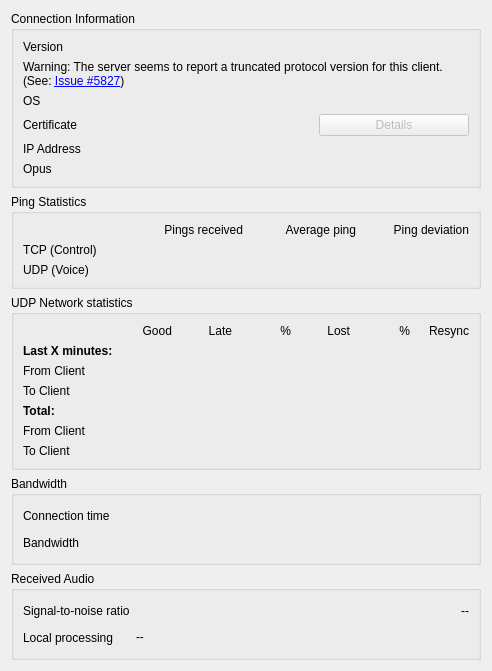
<?xml version="1.0" encoding="UTF-8"?>
<ui version="4.0">
 <class>UserInformation</class>
 <widget class="QDialog" name="UserInformation">
  <property name="geometry">
   <rect>
    <x>0</x>
    <y>0</y>
    <width>492</width>
    <height>524</height>
   </rect>
  </property>
  <property name="windowTitle">
   <string>User Information</string>
  </property>
  <layout class="QVBoxLayout" name="verticalLayout">
   <item>
    <widget class="AccessibleQGroupBox" name="qgbConnection">
     <property name="title">
      <string>Connection Information</string>
     </property>
     <layout class="QGridLayout" name="gridLayout">
      <item row="6" column="0">
       <widget class="QLabel" name="qliOpus">
        <property name="text">
         <string notr="true">Opus</string>
        </property>
       </widget>
      </item>
      <item row="4" column="1">
       <widget class="QLabel" name="qlCertificate">
        <property name="sizePolicy">
         <sizepolicy hsizetype="Expanding" vsizetype="Preferred">
          <horstretch>1</horstretch>
          <verstretch>0</verstretch>
         </sizepolicy>
        </property>
        <property name="text">
         <string/>
        </property>
        <property name="textFormat">
         <enum>Qt::TextFormat::PlainText</enum>
        </property>
        <property name="textInteractionFlags">
         <set>Qt::TextInteractionFlag::LinksAccessibleByMouse|Qt::TextInteractionFlag::TextSelectableByMouse</set>
        </property>
       </widget>
      </item>
      <item row="2" column="0">
       <widget class="QLabel" name="qliOS">
        <property name="text">
         <string>OS</string>
        </property>
       </widget>
      </item>
      <item row="1" column="0" colspan="3">
       <widget class="QLabel" name="qlVersionNote">
        <property name="sizePolicy">
         <sizepolicy hsizetype="Preferred" vsizetype="Minimum">
          <horstretch>0</horstretch>
          <verstretch>0</verstretch>
         </sizepolicy>
        </property>
        <property name="visible">
         <bool>false</bool>
        </property>
        <property name="text">
         <string>Warning: The server seems to report a truncated protocol version for this client. (See: &lt;a href=&quot;https://github.com/mumble-voip/mumble/issues/5827/&quot;&gt;Issue #5827&lt;/a&gt;)</string>
        </property>
        <property name="wordWrap">
         <bool>true</bool>
        </property>
        <property name="openExternalLinks">
         <bool>true</bool>
        </property>
       </widget>
      </item>
      <item row="0" column="0">
       <widget class="QLabel" name="qliVersion">
        <property name="text">
         <string>Version</string>
        </property>
       </widget>
      </item>
      <item row="5" column="1" colspan="2">
       <widget class="QLabel" name="qlAddress">
        <property name="sizePolicy">
         <sizepolicy hsizetype="Preferred" vsizetype="Preferred">
          <horstretch>1</horstretch>
          <verstretch>0</verstretch>
         </sizepolicy>
        </property>
        <property name="text">
         <string/>
        </property>
        <property name="textInteractionFlags">
         <set>Qt::TextInteractionFlag::LinksAccessibleByMouse|Qt::TextInteractionFlag::TextSelectableByMouse</set>
        </property>
       </widget>
      </item>
      <item row="2" column="1" colspan="2">
       <widget class="QLabel" name="qlOS">
        <property name="sizePolicy">
         <sizepolicy hsizetype="Preferred" vsizetype="Preferred">
          <horstretch>1</horstretch>
          <verstretch>0</verstretch>
         </sizepolicy>
        </property>
        <property name="text">
         <string/>
        </property>
        <property name="textFormat">
         <enum>Qt::TextFormat::PlainText</enum>
        </property>
        <property name="textInteractionFlags">
         <set>Qt::TextInteractionFlag::LinksAccessibleByMouse|Qt::TextInteractionFlag::TextSelectableByMouse</set>
        </property>
       </widget>
      </item>
      <item row="5" column="0">
       <widget class="QLabel" name="qliAddress">
        <property name="text">
         <string>IP Address</string>
        </property>
       </widget>
      </item>
      <item row="4" column="2">
       <widget class="QPushButton" name="qpbCertificate">
        <property name="enabled">
         <bool>false</bool>
        </property>
        <property name="sizePolicy">
         <sizepolicy hsizetype="Minimum" vsizetype="Fixed">
          <horstretch>0</horstretch>
          <verstretch>0</verstretch>
         </sizepolicy>
        </property>
        <property name="maximumSize">
         <size>
          <width>150</width>
          <height>16777215</height>
         </size>
        </property>
        <property name="text">
         <string>Details</string>
        </property>
       </widget>
      </item>
      <item row="4" column="0">
       <widget class="QLabel" name="qliCertificate">
        <property name="text">
         <string>Certificate</string>
        </property>
       </widget>
      </item>
      <item row="0" column="1" colspan="2">
       <widget class="QLabel" name="qlVersion">
        <property name="sizePolicy">
         <sizepolicy hsizetype="Preferred" vsizetype="Preferred">
          <horstretch>1</horstretch>
          <verstretch>0</verstretch>
         </sizepolicy>
        </property>
        <property name="text">
         <string/>
        </property>
        <property name="textFormat">
         <enum>Qt::TextFormat::PlainText</enum>
        </property>
        <property name="textInteractionFlags">
         <set>Qt::TextInteractionFlag::LinksAccessibleByMouse|Qt::TextInteractionFlag::TextSelectableByMouse</set>
        </property>
       </widget>
      </item>
      <item row="6" column="1" colspan="2">
       <widget class="QLabel" name="qlOpus">
        <property name="text">
         <string/>
        </property>
       </widget>
      </item>
     </layout>
    </widget>
   </item>
   <item>
    <widget class="AccessibleQGroupBox" name="qgbPing">
     <property name="title">
      <string>Ping Statistics</string>
     </property>
     <layout class="QGridLayout" name="gridLayout_2">
      <item row="0" column="1">
       <widget class="QLabel" name="qliPingCount">
        <property name="text">
         <string>Pings received</string>
        </property>
        <property name="alignment">
         <set>Qt::AlignmentFlag::AlignRight|Qt::AlignmentFlag::AlignTrailing|Qt::AlignmentFlag::AlignVCenter</set>
        </property>
       </widget>
      </item>
      <item row="0" column="2">
       <widget class="QLabel" name="qliPingAvg">
        <property name="text">
         <string>Average ping</string>
        </property>
        <property name="alignment">
         <set>Qt::AlignmentFlag::AlignRight|Qt::AlignmentFlag::AlignTrailing|Qt::AlignmentFlag::AlignVCenter</set>
        </property>
       </widget>
      </item>
      <item row="0" column="3">
       <widget class="QLabel" name="qliPingVar">
        <property name="text">
         <string>Ping deviation</string>
        </property>
        <property name="alignment">
         <set>Qt::AlignmentFlag::AlignRight|Qt::AlignmentFlag::AlignTrailing|Qt::AlignmentFlag::AlignVCenter</set>
        </property>
       </widget>
      </item>
      <item row="1" column="0">
       <widget class="QLabel" name="qliTCP">
        <property name="text">
         <string>TCP (Control)</string>
        </property>
       </widget>
      </item>
      <item row="1" column="1">
       <widget class="QLabel" name="qlTCPCount">
        <property name="text">
         <string/>
        </property>
        <property name="alignment">
         <set>Qt::AlignmentFlag::AlignRight|Qt::AlignmentFlag::AlignTrailing|Qt::AlignmentFlag::AlignVCenter</set>
        </property>
        <property name="textInteractionFlags">
         <set>Qt::TextInteractionFlag::LinksAccessibleByMouse|Qt::TextInteractionFlag::TextSelectableByMouse</set>
        </property>
       </widget>
      </item>
      <item row="1" column="2">
       <widget class="QLabel" name="qlTCPAvg">
        <property name="text">
         <string/>
        </property>
        <property name="alignment">
         <set>Qt::AlignmentFlag::AlignRight|Qt::AlignmentFlag::AlignTrailing|Qt::AlignmentFlag::AlignVCenter</set>
        </property>
        <property name="textInteractionFlags">
         <set>Qt::TextInteractionFlag::LinksAccessibleByMouse|Qt::TextInteractionFlag::TextSelectableByMouse</set>
        </property>
       </widget>
      </item>
      <item row="1" column="3">
       <widget class="QLabel" name="qlTCPVar">
        <property name="text">
         <string/>
        </property>
        <property name="alignment">
         <set>Qt::AlignmentFlag::AlignRight|Qt::AlignmentFlag::AlignTrailing|Qt::AlignmentFlag::AlignVCenter</set>
        </property>
        <property name="textInteractionFlags">
         <set>Qt::TextInteractionFlag::LinksAccessibleByMouse|Qt::TextInteractionFlag::TextSelectableByMouse</set>
        </property>
       </widget>
      </item>
      <item row="2" column="0">
       <widget class="QLabel" name="qliUDP">
        <property name="text">
         <string>UDP (Voice)</string>
        </property>
       </widget>
      </item>
      <item row="2" column="1">
       <widget class="QLabel" name="qlUDPCount">
        <property name="text">
         <string/>
        </property>
        <property name="alignment">
         <set>Qt::AlignmentFlag::AlignRight|Qt::AlignmentFlag::AlignTrailing|Qt::AlignmentFlag::AlignVCenter</set>
        </property>
        <property name="textInteractionFlags">
         <set>Qt::TextInteractionFlag::LinksAccessibleByMouse|Qt::TextInteractionFlag::TextSelectableByMouse</set>
        </property>
       </widget>
      </item>
      <item row="2" column="2">
       <widget class="QLabel" name="qlUDPAvg">
        <property name="text">
         <string/>
        </property>
        <property name="alignment">
         <set>Qt::AlignmentFlag::AlignRight|Qt::AlignmentFlag::AlignTrailing|Qt::AlignmentFlag::AlignVCenter</set>
        </property>
        <property name="textInteractionFlags">
         <set>Qt::TextInteractionFlag::LinksAccessibleByMouse|Qt::TextInteractionFlag::TextSelectableByMouse</set>
        </property>
       </widget>
      </item>
      <item row="2" column="3">
       <widget class="QLabel" name="qlUDPVar">
        <property name="text">
         <string/>
        </property>
        <property name="alignment">
         <set>Qt::AlignmentFlag::AlignRight|Qt::AlignmentFlag::AlignTrailing|Qt::AlignmentFlag::AlignVCenter</set>
        </property>
        <property name="textInteractionFlags">
         <set>Qt::TextInteractionFlag::LinksAccessibleByMouse|Qt::TextInteractionFlag::TextSelectableByMouse</set>
        </property>
       </widget>
      </item>
     </layout>
    </widget>
   </item>
   <item>
    <widget class="AccessibleQGroupBox" name="qgbUDP">
     <property name="title">
      <string>UDP Network statistics</string>
     </property>
     <layout class="QGridLayout" name="gridLayout_3">
      <item row="2" column="3">
       <widget class="QLabel" name="qlFromLatePercentRolling">
        <property name="text">
         <string/>
        </property>
        <property name="alignment">
         <set>Qt::AlignmentFlag::AlignRight|Qt::AlignmentFlag::AlignTrailing|Qt::AlignmentFlag::AlignVCenter</set>
        </property>
       </widget>
      </item>
      <item row="5" column="1">
       <widget class="QLabel" name="qlFromGood">
        <property name="text">
         <string/>
        </property>
        <property name="alignment">
         <set>Qt::AlignmentFlag::AlignRight|Qt::AlignmentFlag::AlignTrailing|Qt::AlignmentFlag::AlignVCenter</set>
        </property>
        <property name="textInteractionFlags">
         <set>Qt::TextInteractionFlag::LinksAccessibleByMouse|Qt::TextInteractionFlag::TextSelectableByMouse</set>
        </property>
       </widget>
      </item>
      <item row="5" column="5">
       <widget class="QLabel" name="qlFromLostPercent">
        <property name="text">
         <string notr="true"/>
        </property>
        <property name="alignment">
         <set>Qt::AlignmentFlag::AlignRight|Qt::AlignmentFlag::AlignTrailing|Qt::AlignmentFlag::AlignVCenter</set>
        </property>
       </widget>
      </item>
      <item row="6" column="1">
       <widget class="QLabel" name="qlToGood">
        <property name="text">
         <string/>
        </property>
        <property name="alignment">
         <set>Qt::AlignmentFlag::AlignRight|Qt::AlignmentFlag::AlignTrailing|Qt::AlignmentFlag::AlignVCenter</set>
        </property>
        <property name="textInteractionFlags">
         <set>Qt::TextInteractionFlag::LinksAccessibleByMouse|Qt::TextInteractionFlag::TextSelectableByMouse</set>
        </property>
       </widget>
      </item>
      <item row="0" column="4">
       <widget class="QLabel" name="qliLost">
        <property name="text">
         <string>Lost</string>
        </property>
        <property name="alignment">
         <set>Qt::AlignmentFlag::AlignRight|Qt::AlignmentFlag::AlignTrailing|Qt::AlignmentFlag::AlignVCenter</set>
        </property>
       </widget>
      </item>
      <item row="5" column="2">
       <widget class="QLabel" name="qlFromLate">
        <property name="text">
         <string/>
        </property>
        <property name="alignment">
         <set>Qt::AlignmentFlag::AlignRight|Qt::AlignmentFlag::AlignTrailing|Qt::AlignmentFlag::AlignVCenter</set>
        </property>
        <property name="textInteractionFlags">
         <set>Qt::TextInteractionFlag::LinksAccessibleByMouse|Qt::TextInteractionFlag::TextSelectableByMouse</set>
        </property>
       </widget>
      </item>
      <item row="6" column="2">
       <widget class="QLabel" name="qlToLate">
        <property name="text">
         <string/>
        </property>
        <property name="alignment">
         <set>Qt::AlignmentFlag::AlignRight|Qt::AlignmentFlag::AlignTrailing|Qt::AlignmentFlag::AlignVCenter</set>
        </property>
        <property name="textInteractionFlags">
         <set>Qt::TextInteractionFlag::LinksAccessibleByMouse|Qt::TextInteractionFlag::TextSelectableByMouse</set>
        </property>
       </widget>
      </item>
      <item row="6" column="6">
       <widget class="QLabel" name="qlToResync">
        <property name="text">
         <string/>
        </property>
        <property name="alignment">
         <set>Qt::AlignmentFlag::AlignRight|Qt::AlignmentFlag::AlignTrailing|Qt::AlignmentFlag::AlignVCenter</set>
        </property>
        <property name="textInteractionFlags">
         <set>Qt::TextInteractionFlag::LinksAccessibleByMouse|Qt::TextInteractionFlag::TextSelectableByMouse</set>
        </property>
       </widget>
      </item>
      <item row="0" column="3">
       <widget class="QLabel" name="qliLatePercent">
        <property name="accessibleName">
         <string>% late</string>
        </property>
        <property name="text">
         <string notr="true">%</string>
        </property>
        <property name="alignment">
         <set>Qt::AlignmentFlag::AlignRight|Qt::AlignmentFlag::AlignTrailing|Qt::AlignmentFlag::AlignVCenter</set>
        </property>
       </widget>
      </item>
      <item row="3" column="4">
       <widget class="QLabel" name="qlToLostRolling">
        <property name="text">
         <string/>
        </property>
        <property name="alignment">
         <set>Qt::AlignmentFlag::AlignRight|Qt::AlignmentFlag::AlignTrailing|Qt::AlignmentFlag::AlignVCenter</set>
        </property>
       </widget>
      </item>
      <item row="0" column="1">
       <widget class="QLabel" name="qliGood">
        <property name="text">
         <string>Good</string>
        </property>
        <property name="alignment">
         <set>Qt::AlignmentFlag::AlignRight|Qt::AlignmentFlag::AlignTrailing|Qt::AlignmentFlag::AlignVCenter</set>
        </property>
       </widget>
      </item>
      <item row="2" column="4">
       <widget class="QLabel" name="qlFromLostRolling">
        <property name="text">
         <string/>
        </property>
        <property name="alignment">
         <set>Qt::AlignmentFlag::AlignRight|Qt::AlignmentFlag::AlignTrailing|Qt::AlignmentFlag::AlignVCenter</set>
        </property>
       </widget>
      </item>
      <item row="6" column="5">
       <widget class="QLabel" name="qlToLostPercent">
        <property name="text">
         <string notr="true"/>
        </property>
        <property name="alignment">
         <set>Qt::AlignmentFlag::AlignRight|Qt::AlignmentFlag::AlignTrailing|Qt::AlignmentFlag::AlignVCenter</set>
        </property>
       </widget>
      </item>
      <item row="3" column="5">
       <widget class="QLabel" name="qlToLostPercentRolling">
        <property name="text">
         <string/>
        </property>
        <property name="alignment">
         <set>Qt::AlignmentFlag::AlignRight|Qt::AlignmentFlag::AlignTrailing|Qt::AlignmentFlag::AlignVCenter</set>
        </property>
       </widget>
      </item>
      <item row="6" column="3">
       <widget class="QLabel" name="qlToLatePercent">
        <property name="text">
         <string notr="true"/>
        </property>
        <property name="alignment">
         <set>Qt::AlignmentFlag::AlignRight|Qt::AlignmentFlag::AlignTrailing|Qt::AlignmentFlag::AlignVCenter</set>
        </property>
       </widget>
      </item>
      <item row="3" column="3">
       <widget class="QLabel" name="qlToLatePercentRolling">
        <property name="text">
         <string/>
        </property>
        <property name="alignment">
         <set>Qt::AlignmentFlag::AlignRight|Qt::AlignmentFlag::AlignTrailing|Qt::AlignmentFlag::AlignVCenter</set>
        </property>
       </widget>
      </item>
      <item row="6" column="4">
       <widget class="QLabel" name="qlToLost">
        <property name="text">
         <string/>
        </property>
        <property name="alignment">
         <set>Qt::AlignmentFlag::AlignRight|Qt::AlignmentFlag::AlignTrailing|Qt::AlignmentFlag::AlignVCenter</set>
        </property>
        <property name="textInteractionFlags">
         <set>Qt::TextInteractionFlag::LinksAccessibleByMouse|Qt::TextInteractionFlag::TextSelectableByMouse</set>
        </property>
       </widget>
      </item>
      <item row="2" column="2">
       <widget class="QLabel" name="qlFromLateRolling">
        <property name="text">
         <string/>
        </property>
        <property name="alignment">
         <set>Qt::AlignmentFlag::AlignRight|Qt::AlignmentFlag::AlignTrailing|Qt::AlignmentFlag::AlignVCenter</set>
        </property>
       </widget>
      </item>
      <item row="5" column="3">
       <widget class="QLabel" name="qlFromLatePercent">
        <property name="text">
         <string notr="true"/>
        </property>
        <property name="alignment">
         <set>Qt::AlignmentFlag::AlignRight|Qt::AlignmentFlag::AlignTrailing|Qt::AlignmentFlag::AlignVCenter</set>
        </property>
       </widget>
      </item>
      <item row="6" column="0">
       <widget class="QLabel" name="qliToClient">
        <property name="text">
         <string>To Client</string>
        </property>
       </widget>
      </item>
      <item row="3" column="0">
       <widget class="QLabel" name="qliRollingTo">
        <property name="accessibleName">
         <string>to client rolling average</string>
        </property>
        <property name="text">
         <string>To Client</string>
        </property>
       </widget>
      </item>
      <item row="5" column="6">
       <widget class="QLabel" name="qlFromResync">
        <property name="text">
         <string/>
        </property>
        <property name="alignment">
         <set>Qt::AlignmentFlag::AlignRight|Qt::AlignmentFlag::AlignTrailing|Qt::AlignmentFlag::AlignVCenter</set>
        </property>
        <property name="textInteractionFlags">
         <set>Qt::TextInteractionFlag::LinksAccessibleByMouse|Qt::TextInteractionFlag::TextSelectableByMouse</set>
        </property>
       </widget>
      </item>
      <item row="3" column="1">
       <widget class="QLabel" name="qlToGoodRolling">
        <property name="text">
         <string/>
        </property>
        <property name="alignment">
         <set>Qt::AlignmentFlag::AlignRight|Qt::AlignmentFlag::AlignTrailing|Qt::AlignmentFlag::AlignVCenter</set>
        </property>
       </widget>
      </item>
      <item row="5" column="0">
       <widget class="QLabel" name="qliFromClient">
        <property name="text">
         <string>From Client</string>
        </property>
       </widget>
      </item>
      <item row="0" column="6">
       <widget class="QLabel" name="qliResync">
        <property name="text">
         <string>Resync</string>
        </property>
        <property name="alignment">
         <set>Qt::AlignmentFlag::AlignRight|Qt::AlignmentFlag::AlignTrailing|Qt::AlignmentFlag::AlignVCenter</set>
        </property>
       </widget>
      </item>
      <item row="2" column="5">
       <widget class="QLabel" name="qlFromLostPercentRolling">
        <property name="text">
         <string/>
        </property>
        <property name="alignment">
         <set>Qt::AlignmentFlag::AlignRight|Qt::AlignmentFlag::AlignTrailing|Qt::AlignmentFlag::AlignVCenter</set>
        </property>
       </widget>
      </item>
      <item row="1" column="0">
       <widget class="QLabel" name="qliRolling">
        <property name="font">
         <font>
          <bold>true</bold>
         </font>
        </property>
        <property name="text">
         <string>Last X minutes:</string>
        </property>
       </widget>
      </item>
      <item row="3" column="2">
       <widget class="QLabel" name="qlToLateRolling">
        <property name="text">
         <string/>
        </property>
        <property name="alignment">
         <set>Qt::AlignmentFlag::AlignRight|Qt::AlignmentFlag::AlignTrailing|Qt::AlignmentFlag::AlignVCenter</set>
        </property>
       </widget>
      </item>
      <item row="0" column="2">
       <widget class="QLabel" name="qliLate">
        <property name="text">
         <string>Late</string>
        </property>
        <property name="alignment">
         <set>Qt::AlignmentFlag::AlignRight|Qt::AlignmentFlag::AlignTrailing|Qt::AlignmentFlag::AlignVCenter</set>
        </property>
       </widget>
      </item>
      <item row="2" column="1">
       <widget class="QLabel" name="qlFromGoodRolling">
        <property name="text">
         <string/>
        </property>
        <property name="alignment">
         <set>Qt::AlignmentFlag::AlignRight|Qt::AlignmentFlag::AlignTrailing|Qt::AlignmentFlag::AlignVCenter</set>
        </property>
       </widget>
      </item>
      <item row="2" column="0">
       <widget class="QLabel" name="qliRollingFrom">
        <property name="accessibleName">
         <string>from client rolling average</string>
        </property>
        <property name="text">
         <string>From Client</string>
        </property>
       </widget>
      </item>
      <item row="5" column="4">
       <widget class="QLabel" name="qlFromLost">
        <property name="text">
         <string/>
        </property>
        <property name="alignment">
         <set>Qt::AlignmentFlag::AlignRight|Qt::AlignmentFlag::AlignTrailing|Qt::AlignmentFlag::AlignVCenter</set>
        </property>
        <property name="textInteractionFlags">
         <set>Qt::TextInteractionFlag::LinksAccessibleByMouse|Qt::TextInteractionFlag::TextSelectableByMouse</set>
        </property>
       </widget>
      </item>
      <item row="4" column="0">
       <widget class="QLabel" name="qlITotal">
        <property name="font">
         <font>
          <bold>true</bold>
         </font>
        </property>
        <property name="text">
         <string>Total:</string>
        </property>
       </widget>
      </item>
      <item row="0" column="5">
       <widget class="QLabel" name="qliLostPercent">
        <property name="accessibleName">
         <string>% lost</string>
        </property>
        <property name="text">
         <string notr="true">%</string>
        </property>
        <property name="alignment">
         <set>Qt::AlignmentFlag::AlignRight|Qt::AlignmentFlag::AlignTrailing|Qt::AlignmentFlag::AlignVCenter</set>
        </property>
       </widget>
      </item>
      <item row="3" column="6">
       <widget class="QLabel" name="qlToResyncRolling">
        <property name="text">
         <string/>
        </property>
        <property name="alignment">
         <set>Qt::AlignmentFlag::AlignRight|Qt::AlignmentFlag::AlignTrailing|Qt::AlignmentFlag::AlignVCenter</set>
        </property>
       </widget>
      </item>
      <item row="2" column="6">
       <widget class="QLabel" name="qlFromResyncRolling">
        <property name="text">
         <string/>
        </property>
        <property name="alignment">
         <set>Qt::AlignmentFlag::AlignRight|Qt::AlignmentFlag::AlignTrailing|Qt::AlignmentFlag::AlignVCenter</set>
        </property>
       </widget>
      </item>
     </layout>
    </widget>
   </item>
   <item>
    <widget class="AccessibleQGroupBox" name="qgbBandwidth">
     <property name="title">
      <string comment="GroupBox">Bandwidth</string>
     </property>
     <layout class="QGridLayout" name="gridLayout_4">
      <item row="0" column="0">
       <widget class="QLabel" name="qliTime">
        <property name="text">
         <string>Connection time</string>
        </property>
       </widget>
      </item>
      <item row="0" column="1">
       <widget class="QLabel" name="qlTime">
        <property name="sizePolicy">
         <sizepolicy hsizetype="Preferred" vsizetype="Preferred">
          <horstretch>1</horstretch>
          <verstretch>0</verstretch>
         </sizepolicy>
        </property>
        <property name="text">
         <string/>
        </property>
        <property name="textInteractionFlags">
         <set>Qt::TextInteractionFlag::LinksAccessibleByMouse|Qt::TextInteractionFlag::TextSelectableByMouse</set>
        </property>
       </widget>
      </item>
      <item row="1" column="0">
       <widget class="QLabel" name="qliBandwidth">
        <property name="text">
         <string comment="Label">Bandwidth</string>
        </property>
       </widget>
      </item>
      <item row="1" column="1">
       <widget class="QLabel" name="qlBandwidth">
        <property name="sizePolicy">
         <sizepolicy hsizetype="Preferred" vsizetype="Preferred">
          <horstretch>1</horstretch>
          <verstretch>0</verstretch>
         </sizepolicy>
        </property>
        <property name="text">
         <string/>
        </property>
        <property name="textInteractionFlags">
         <set>Qt::TextInteractionFlag::LinksAccessibleByMouse|Qt::TextInteractionFlag::TextSelectableByMouse</set>
        </property>
       </widget>
      </item>
     </layout>
    </widget>
   </item>
   <item>
    <widget class="AccessibleQGroupBox" name="qgbAudio">
     <property name="title">
      <string comment="GroupBox">Received Audio</string>
     </property>
     <layout class="QGridLayout" name="gridLayout_5">
      <item row="0" column="0">
       <widget class="QLabel" name="qliSnr">
        <property name="text">
         <string>Signal-to-noise ratio</string>
        </property>
       </widget>
      </item>
      <item row="0" column="1">
       <widget class="AudioBar" name="abSnr" native="true">
        <property name="sizePolicy">
         <sizepolicy hsizetype="Expanding" vsizetype="Preferred">
          <horstretch>1</horstretch>
          <verstretch>0</verstretch>
         </sizepolicy>
        </property>
        <property name="toolTip">
         <string>Live signal-to-noise ratio of the audio received from this user, measured locally</string>
        </property>
       </widget>
      </item>
      <item row="0" column="2">
       <widget class="QLabel" name="qlSnr">
        <property name="minimumSize">
         <size>
          <width>70</width>
          <height>0</height>
         </size>
        </property>
        <property name="text">
         <string notr="true">--</string>
        </property>
        <property name="alignment">
         <set>Qt::AlignmentFlag::AlignRight|Qt::AlignmentFlag::AlignTrailing|Qt::AlignmentFlag::AlignVCenter</set>
        </property>
       </widget>
      </item>
      <item row="1" column="0">
       <widget class="QLabel" name="qliLocalProcessing">
        <property name="text">
         <string>Local processing</string>
        </property>
       </widget>
      </item>
      <item row="1" column="1" colspan="2">
       <widget class="QLabel" name="qlLocalProcessing">
        <property name="text">
         <string notr="true">--</string>
        </property>
        <property name="textInteractionFlags">
         <set>Qt::TextInteractionFlag::LinksAccessibleByMouse|Qt::TextInteractionFlag::TextSelectableByMouse</set>
        </property>
       </widget>
      </item>
     </layout>
    </widget>
   </item>
  </layout>
 </widget>
 <customwidgets>
  <customwidget>
   <class>AccessibleQGroupBox</class>
   <extends>QGroupBox</extends>
   <header>AccessibleQGroupBox.h</header>
   <container>1</container>
  </customwidget>
  <customwidget>
   <class>AudioBar</class>
   <extends>QWidget</extends>
   <header>AudioStats.h</header>
   <container>1</container>
  </customwidget>
 </customwidgets>
 <resources/>
 <connections/>
</ui>
